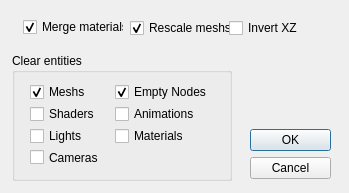
<?xml version="1.0" encoding="UTF-8"?>
<ui version="4.0">
 <class>CLoadDialog</class>
 <widget class="QDialog" name="CLoadDialog">
  <property name="geometry">
   <rect>
    <x>0</x>
    <y>0</y>
    <width>349</width>
    <height>193</height>
   </rect>
  </property>
  <property name="windowTitle">
   <string>Options</string>
  </property>
  <widget class="QDialogButtonBox" name="buttonBox">
   <property name="geometry">
    <rect>
     <x>250</x>
     <y>129</y>
     <width>81</width>
     <height>51</height>
    </rect>
   </property>
   <property name="orientation">
    <enum>Qt::Vertical</enum>
   </property>
   <property name="standardButtons">
    <set>QDialogButtonBox::Cancel|QDialogButtonBox::Ok</set>
   </property>
  </widget>
  <widget class="QGroupBox" name="groupBox">
   <property name="geometry">
    <rect>
     <x>12</x>
     <y>53</y>
     <width>220</width>
     <height>128</height>
    </rect>
   </property>
   <property name="title">
    <string>Clear entities</string>
   </property>
   <widget class="QFrame" name="gridFrame">
    <property name="geometry">
     <rect>
      <x>9</x>
      <y>22</y>
      <width>200</width>
      <height>99</height>
     </rect>
    </property>
    <layout class="QGridLayout" name="gridLayout">
     <item row="2" column="0">
      <widget class="QCheckBox" name="lightsCheckBox">
       <property name="text">
        <string>Lights</string>
       </property>
      </widget>
     </item>
     <item row="2" column="1">
      <widget class="QCheckBox" name="materialsCheckBox">
       <property name="text">
        <string>Materials</string>
       </property>
       <property name="checked">
        <bool>false</bool>
       </property>
      </widget>
     </item>
     <item row="1" column="1">
      <widget class="QCheckBox" name="animationsCheckBox">
       <property name="text">
        <string>Animations</string>
       </property>
      </widget>
     </item>
     <item row="3" column="0">
      <widget class="QCheckBox" name="camerasCheckBox">
       <property name="text">
        <string>Cameras</string>
       </property>
      </widget>
     </item>
     <item row="0" column="0">
      <widget class="QCheckBox" name="meshsCheckBox">
       <property name="text">
        <string>Meshs</string>
       </property>
       <property name="checked">
        <bool>true</bool>
       </property>
      </widget>
     </item>
     <item row="0" column="1">
      <widget class="QCheckBox" name="emptyNodesCheckBox">
       <property name="text">
        <string>Empty Nodes</string>
       </property>
       <property name="checked">
        <bool>true</bool>
       </property>
      </widget>
     </item>
     <item row="1" column="0">
      <widget class="QCheckBox" name="shadersCheckBox">
       <property name="text">
        <string>Shaders</string>
       </property>
       <property name="checked">
        <bool>false</bool>
       </property>
      </widget>
     </item>
    </layout>
   </widget>
  </widget>
  <widget class="QCheckBox" name="mergeMaterialsCheckBox">
   <property name="geometry">
    <rect>
     <x>23</x>
     <y>19</y>
     <width>101</width>
     <height>16</height>
    </rect>
   </property>
   <property name="text">
    <string>Merge materials</string>
   </property>
   <property name="checked">
    <bool>true</bool>
   </property>
  </widget>
  <widget class="QCheckBox" name="rescaleMeshsCheckBox">
   <property name="geometry">
    <rect>
     <x>130</x>
     <y>20</y>
     <width>101</width>
     <height>16</height>
    </rect>
   </property>
   <property name="text">
    <string>Rescale meshs</string>
   </property>
   <property name="checked">
    <bool>true</bool>
   </property>
  </widget>
  <widget class="QCheckBox" name="invertXZCheckBox">
   <property name="geometry">
    <rect>
     <x>229</x>
     <y>20</y>
     <width>101</width>
     <height>16</height>
    </rect>
   </property>
   <property name="text">
    <string>Invert XZ</string>
   </property>
   <property name="checked">
    <bool>false</bool>
   </property>
  </widget>
 </widget>
 <resources/>
 <connections>
  <connection>
   <sender>buttonBox</sender>
   <signal>accepted()</signal>
   <receiver>CLoadDialog</receiver>
   <slot>accept()</slot>
   <hints>
    <hint type="sourcelabel">
     <x>248</x>
     <y>254</y>
    </hint>
    <hint type="destinationlabel">
     <x>157</x>
     <y>274</y>
    </hint>
   </hints>
  </connection>
  <connection>
   <sender>buttonBox</sender>
   <signal>rejected()</signal>
   <receiver>CLoadDialog</receiver>
   <slot>reject()</slot>
   <hints>
    <hint type="sourcelabel">
     <x>316</x>
     <y>260</y>
    </hint>
    <hint type="destinationlabel">
     <x>286</x>
     <y>274</y>
    </hint>
   </hints>
  </connection>
 </connections>
</ui>
